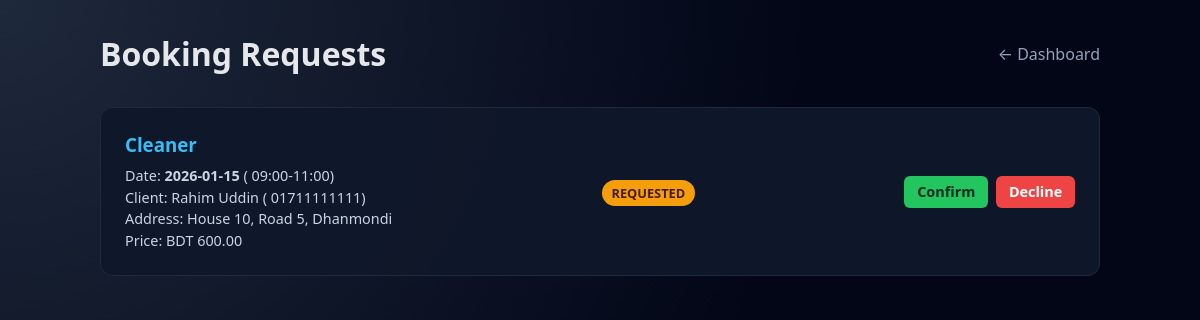
The app's page /provider_bookings.php (signed in) with its own data.
### tables this page shows
CREATE TABLE IF NOT EXISTS SERVICEBOOKING (
  BookingID     INT AUTO_INCREMENT PRIMARY KEY,
  ProviderID    INT NOT NULL,
  UserID        INT NOT NULL,
  ServiceType   ENUM('Cleaner','Van','Tuition','Meal','Other') NOT NULL,
  Date          DATE NOT NULL,
  TimeSlot      VARCHAR(50) NOT NULL,
  Address       VARCHAR(255) NOT NULL,
  Price         DECIMAL(10,2) NOT NULL,
  PaymentStatus ENUM('Pending','Paid','Failed','Refunded') NOT NULL DEFAULT 'Pending',
  BookingStatus ENUM('Requested','Confirmed','InProgress','Completed','Cancelled') NOT NULL DEFAULT 'Requested',
  CreatedAt     DATETIME NOT NULL DEFAULT CURRENT_TIMESTAMP,
  CONSTRAINT fk_booking_provider FOREIGN KEY (ProviderID)
    REFERENCES SERVICEPROVIDER(ProviderID) ON DELETE CASCADE ON UPDATE CASCADE,
  CONSTRAINT fk_booking_user FOREIGN KEY (UserID)
    REFERENCES USER(UserID) ON DELETE CASCADE ON UPDATE CASCADE,
  INDEX idx_booking_provider_date (ProviderID, Date),
  INDEX idx_booking_user_date (UserID, Date)
);

CREATE TABLE IF NOT EXISTS USER (
  UserID       INT AUTO_INCREMENT PRIMARY KEY,
  FullName     VARCHAR(100) NOT NULL,
  Email        VARCHAR(100) NOT NULL UNIQUE,
  Phone        VARCHAR(20)  NOT NULL,
  PasswordHash VARCHAR(255) NOT NULL,
  Role         ENUM('Student','Owner','ServiceProvider','Admin') NOT NULL DEFAULT 'Student',
  AgeGroup     ENUM('18-21','22-25','26-30','Over30') NOT NULL,
  LivingStatus ENUM('Alone','Roommates','Family','Hostel') NOT NULL,
  Bio          TEXT NULL,
  Country      VARCHAR(100) NULL,
  CreatedAt    DATETIME NOT NULL DEFAULT CURRENT_TIMESTAMP,
  Status       ENUM('Active','Blocked','Suspended') NOT NULL DEFAULT 'Active'
);

### provider_bookings.php (the view, shortened to what this page needs)
<?php
include 'config.php';
$providerId = $_SESSION['user_id'];
$bookings = [];
$stmt = $conn->prepare("
    SELECT sb.BookingID, sb.ServiceType, sb.Date, sb.TimeSlot, sb.Address, sb.Price, sb.BookingStatus,
           u.FullName AS ClientName, u.Phone, u.Email
    FROM SERVICEBOOKING sb
    JOIN USER u ON sb.UserID = u.UserID
    WHERE sb.ProviderID = ?
    ORDER BY sb.Date DESC
");
$stmt->bind_param("i", $providerId);
$stmt->execute();
$res = $stmt->get_result();
while ($row = $res->fetch_assoc()) {
    $bookings[] = $row;
}
?>
<!DOCTYPE html>
<html lang="en">
<head>
</head>
<body>
    <div class="container">
        <div class="header">
            <h1>Booking Requests</h1>
            <a href="index.php" class="back">← Dashboard</a>
        </div>
        <?php if (empty($bookings)): ?>
            <div class="empty">No bookings found.</div>
        <?php else: ?>
            <?php foreach ($bookings as $b): ?>
                <div class="card">
                    <div class="info">
                        <h3>
                            <?php echo htmlspecialchars($b['ServiceType']); ?>
                        </h3>
                        <div class="details">
                            Date: <strong>
                                <?php echo $b['Date']; ?>
                            </strong> (
                            <?php echo htmlspecialchars($b['TimeSlot']); ?>)<br>
                            Client:
                            <?php echo htmlspecialchars($b['ClientName']); ?> (
                            <?php echo htmlspecialchars($b['Phone']); ?>)<br>
                            Address:
                            <?php echo htmlspecialchars($b['Address']); ?><br>
                            Price: BDT
                            <?php echo number_format($b['Price'], 2); ?>
                        </div>
                    </div>
                    <div class="state">
                        <span class="status status-<?php echo $b['BookingStatus']; ?>">
                            <?php echo $b['BookingStatus']; ?>
                        </span>
                    </div>
                    <div class="actions">
                        <?php if ($b['BookingStatus'] === 'Requested'): ?>
                            <a href="?action=confirm&id=<?php echo $b['BookingID']; ?>" class="btn btn-confirm">Confirm</a>
                            <a href="?action=cancel&id=<?php echo $b['BookingID']; ?>" class="btn btn-cancel">Decline</a>
                        <?php endif; ?>
                    </div>
                </div>
            <?php endforeach; ?>
        <?php endif; ?>
    </div>
</body>
</html>

### provider_bookings.php (style rules this page uses)
body { margin: 0; font-family: system-ui, -apple-system, BlinkMacSystemFont, "Segoe UI", sans-serif; background: radial-gradient(circle at top left, #1e293b 0, #020617 55%); color: #e5e7eb; min-height: 100vh; display: flex; justify-content: center; padding: 2rem 1rem; }
.container { width: 100%; max-width: 1000px; }
.header { display: flex; justify-content: space-between; align-items: center; margin-bottom: 2rem; }
h1 { margin: 0; }
a.back { color: #94a3b8; text-decoration: none; }
.card { background: rgba(15, 23, 42, 0.96); border: 1px solid #1f2937; border-radius: 12px; padding: 1.5rem; margin-bottom: 1rem; display: flex; flex-wrap: wrap; gap: 1rem; justify-content: space-between; align-items: center; }
.info h3 { margin: 0 0 0.5rem 0; color: #38bdf8; }
.details { font-size: 0.9rem; color: #cbd5e1; line-height: 1.5; }
.status { padding: 0.25rem 0.6rem; border-radius: 999px; font-size: 0.8rem; font-weight: bold; text-transform: uppercase; }
.status-Requested { background: #f59e0b; color: #451a03; }
.actions { display: flex; gap: 0.5rem; }
.btn { padding: 0.4rem 0.8rem; border-radius: 6px; text-decoration: none; font-weight: 600; font-size: 0.9rem; border: none; cursor: pointer; }
.btn-confirm { background: #22c55e; color: #022c22; }
.btn-cancel { background: #ef4444; color: white; }

### records on screen
servicebooking: ServiceType "Cleaner", Date "2026-01-15", TimeSlot "09:00-11:00", UserID.FullName "Rahim Uddin", UserID.Phone "01711111111", Address "House 10, Road 5, Dhanmondi", Price "600.00", BookingStatus "REQUESTED"
